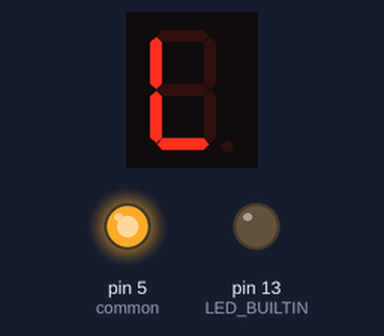
A program run on a simulated Arduino Mega 2560, built with avr-gcc and run on an emulated ATmega2560. Parts: 1-digit seven-segment display, output pins drawn as LEDs (lit = HIGH). Wiring (inferred from the names in the program): 1-digit 7-segment display, segments lit when HIGH: segments pin 30, pin 28, pin 2, pin 3, pin 6, pin 9, pin 11, pin 8. The segment pins are drawn as the display they are named for; pins used as bus, display or sensor lines are not drawn.

Above: at 2.6 s.
At 10.1 s:
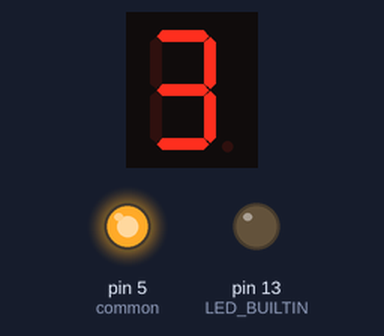
At 18.6 s:
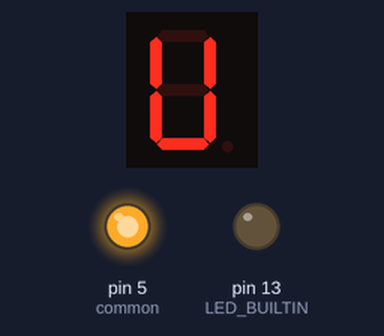
At 32.6 s:
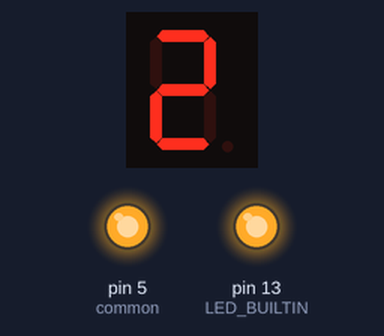
Timing chart, 0 to 40.0 s (numbered marks = the images above):
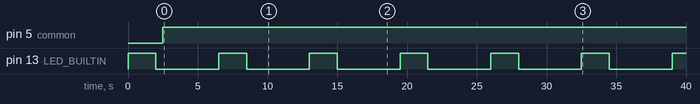

The program:

main.cpp
```cpp
#include <Arduino.h>
#include "letters.h"

void setup() {
  // put your setup code here, to run once:
  pinMode(LED_BUILTIN, OUTPUT);
  pinMode(E, OUTPUT);
  pinMode(D, OUTPUT);
  pinMode(C, OUTPUT);
  pinMode(DP, OUTPUT);
  pinMode(B, OUTPUT);
  pinMode(A, OUTPUT);
  pinMode(F, OUTPUT);
  pinMode(G, OUTPUT);
  pinMode(common, OUTPUT);
  pinMode(power, OUTPUT);

}

void loop() {
  // put your main code here, to run repeatedly:

  // LED_BUILTIN FOR TESTING
  digitalWrite(LED_BUILTIN, HIGH);
  delay(2000);
  digitalWrite(LED_BUILTIN, LOW);
  delay(500);

  // Power Light

  digitalWrite(common, HIGH);
  digitalWrite(power, HIGH); // Switch on Power Light

  // Show JESUS
  showJ();
  delay(delayTime);
  showE();
  delay(delayTime);
  showS();
  delay(delayTime);
  showU();
  delay(delayTime);
  showS();

}
```

letters.h
```cpp
#ifndef LETTERS_H
#define LETTERS_H


void showJ();
void showE();
void showS();
void showU();

const int E = 2; // 1
const int D = 3; // 2
const int common = 5; // 3
const int C = 6; // 4
const int DP = 8; // 5
const int B = 9; // 6
const int A = 11; // 7
const int F = 28; // 9
const int G = 30; // 10

const int power = 22; // Power Light
const int delayTime = 1000;

#endif
```

letters.cpp
```cpp
#include <Arduino.h>
#include "letters.h"

void showJ(){
  digitalWrite(A, LOW);
  digitalWrite(B, HIGH);
  digitalWrite(C, HIGH);
  digitalWrite(D, HIGH);
  digitalWrite(E, LOW);
  digitalWrite(F, LOW);
  digitalWrite(G, LOW);

}

void showE(){
  digitalWrite(A, HIGH);
  digitalWrite(B, LOW);
  digitalWrite(C, LOW);
  digitalWrite(D, HIGH);
  digitalWrite(E, HIGH);
  digitalWrite(F, HIGH);
  digitalWrite(G, HIGH);
}

void showS(){
  digitalWrite(A, HIGH);
  digitalWrite(B, LOW);
  digitalWrite(C, HIGH);
  digitalWrite(D, HIGH);
  digitalWrite(E, LOW);
  digitalWrite(F, HIGH);
  digitalWrite(G, HIGH);
}

void showU(){
  digitalWrite(A, LOW);
  digitalWrite(B, HIGH);
  digitalWrite(C, HIGH);
  digitalWrite(D, HIGH);
  digitalWrite(E, HIGH);
  digitalWrite(F, HIGH);
  digitalWrite(G, LOW);
}
```

Measured:
- by itself, pin 5 (common): LOW → HIGH at 2.5 s
- by itself, pin 13 (LED_BUILTIN): alternates HIGH for 2.0 s and LOW for 4.5 s
- what the display in image 0 shows lasts 1.0 s, from 2.5 s to 3.5 s
